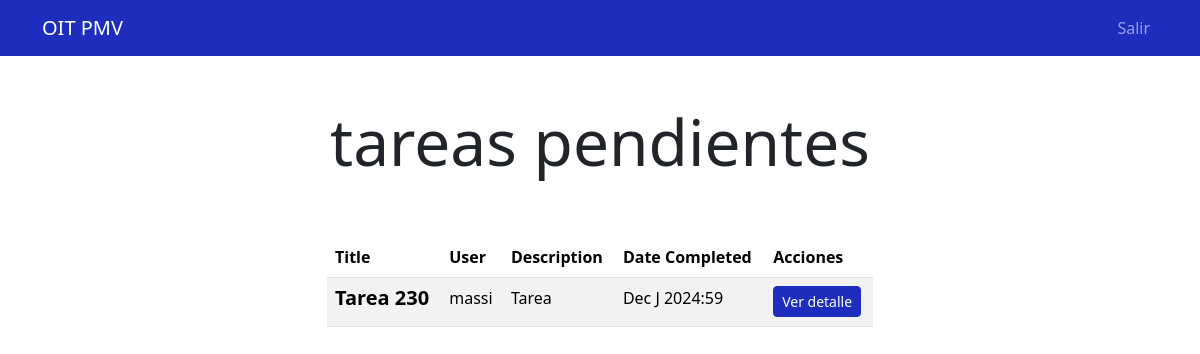
Page /tasks_completed/ (signed in) on the committed database.
### tasks/models.py (models this page shows, shortened)
class tasks(models.Model):
    title = models.CharField(max_length=200)
    description = models.TextField(blank=True)
    created = models.DateTimeField(auto_now_add=True)
    datecompleted = models.DateTimeField(null=True, blank=True)
    important = models.BooleanField(default=False)
    user = models.ForeignKey(User, on_delete=models.CASCADE)

### tasks/views.py (the view)
# urls.py: path('tasks_completed/', tasks_views.tasks_completed, name='tasks_completed'),
@login_required
def tasks_completed(request):
    taskss = tasks.objects.filter(user = request.user, datecompleted__isnull=False).order_by('-datecompleted')
    return render(request, 'tasks.html',{
        'tasks': taskss
    })

### usuarios/context_processors.py (called while the page is built)
def perfil(request):
    if request.user.is_authenticated:
        try:
            perfil = T_perfil.objects.get(user=request.user)
            return {'perfil': perfil}
        except T_perfil.DoesNotExist:
            return {'perfil': None}
    return {'perfil': None}

def expiracion_sesion_context(request):
    if request.user.is_authenticated:
        sesion_expira = request.session.get_expiry_date()
        tiempo_restante = int((sesion_expira - now()).total_seconds())
        print(f"Tiempo restante de sesión: {tiempo_restante}")
        return {'tiempo_restante_sesion': tiempo_restante}
    return {'tiempo_restante_sesion': None}

### tasks/templates/tasks.html
{% extends 'base.html' %}
{% block content %}
<main class="container">
    <div class="row">
        <div class="col-md-6 offset-md-3">
            <h1 class="text-center display-3 py-5">tareas pendientes</h1>
            <table id="tasks" class="table table-striped">
                <thead>
                    <tr>
                        <th>Title</th>
                        <th>User</th>
                        <th>Description</th>
                        {% if request.path == '/tasks_completed/' %}
                        <th>Date Completed</th>
                        {% endif %}
                        <th>Acciones</th>
                    </tr>
                </thead>
                <tbody>
                    {% for task in tasks %}
                    <tr>
                        <td>
                            {% if task.important %}
                            <h5 class="fw-bold text-success">{{ task.title }}</h5>
                            {% else %}
                            <h5 class="fw-bold">{{ task.title }}</h5>
                            {% endif %}
                        </td>
                        <td>{{ task.user.username }}</td>
                        <td>{{ task.description }}</td>
                        {% if request.path == '/tasks_completed/' and task.datecompleted %}
                        <td>{{ task.datecompleted|date:"M J Y:i" }}</td>
                        {% endif %} <td>
                            <a href="{% url 'task_detail' task.id %}" class="btn btn-primary btn-sm">Ver detalle</a>
                        </td>
                    </tr>
                    {% endfor %}
                </tbody>
            </table>
        </div>
    </div>
</main>
{% endblock %}

### static/styles/styles.css (style rules this page uses)
.btn-primary { background-color: #1E2DBE !important; border-color: #1E2DBE !important; color: white; }

### rows in the picture
tasks: title "Tarea 230", user.username "massi", description "Tarea", datecompleted "Dec J 2024:59"
